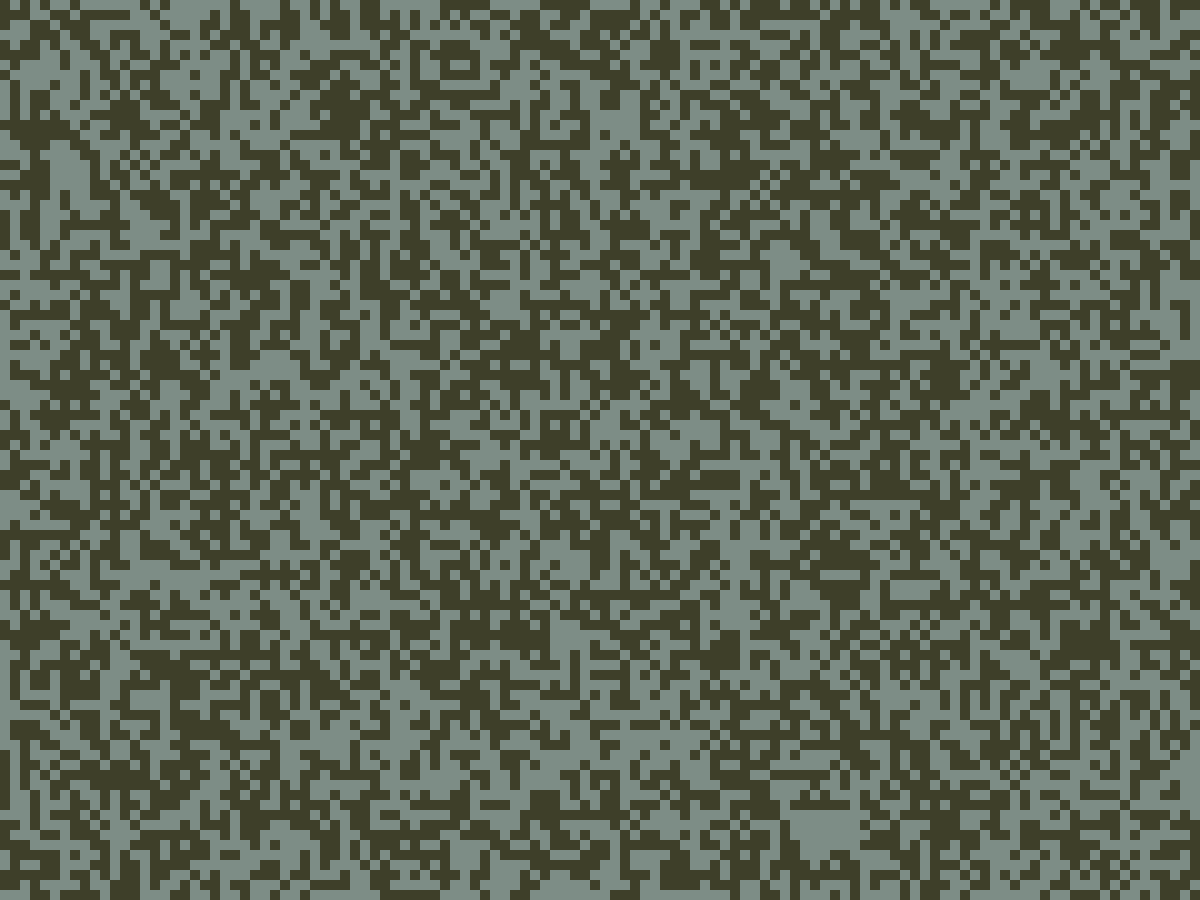
Frame 1 (no input)
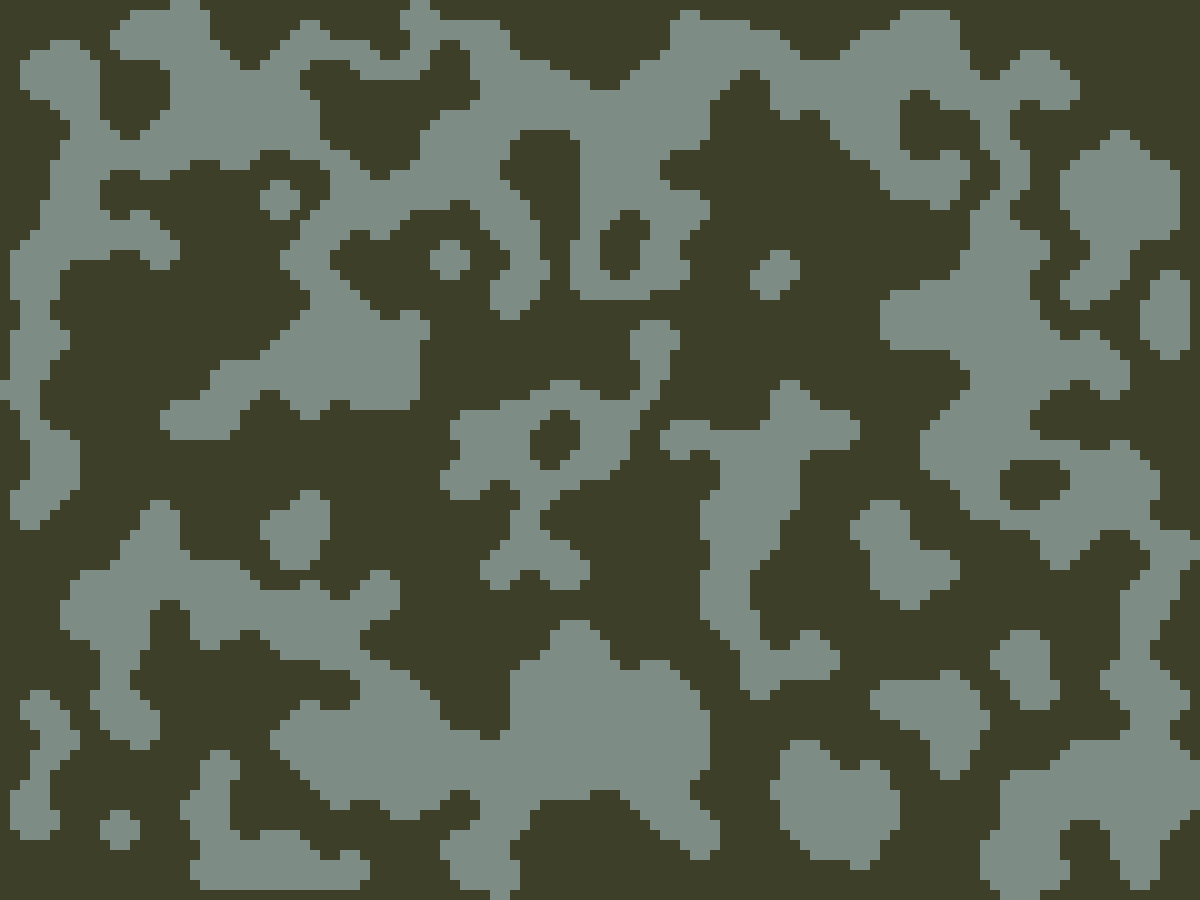
Frame 60 (the mouse pressed at the canvas centre just before this capture)
Frame 120 (the mouse held since frame 60 and released just before this capture): identical to frame 60, image omitted

The Processing sketch that drew these frames (run headless with seeded random() and noise(); from frame 60 on, the mouse is pressed at the canvas centre):

// Processing sketch: CellularAutomataTerrain
// ── CellularAutomataTerrain.pde
float cellSize = 10;

int[][] board;

void setup() {
  size(1200, 900);
  
  int rows = (int)(height / cellSize);
  int cols = (int)(width / cellSize);
  
  board = new int[rows][cols];
  for (int i = 0; i < rows; ++i) {
    for (int j = 0; j < cols; ++j) {
      board[i][j] = random(1) < 0.5? 1 : 0;
    }
  }
  
  noStroke();
}

void draw() {
  for (int i = 0; i < board.length; ++i) {
    for (int j = 0; j < board[i].length; ++j) {
      if (board[i][j] == 1) {
        fill(125, 141, 134);
      } else {
        fill(62, 63, 41);
      }
      //fill(board[i][j] * 255);
      rect(j * cellSize, i * cellSize, cellSize, cellSize);
    }
  }
  
  update();
}

void keyPressed() {
  if (key == ' ') {
    save("ca.png");
  }
}

int neighborSum(int i, int j) {
  int sum = 0;
  
  for (int iIncrement = -1; iIncrement <= 1; ++iIncrement) {
    for (int jIncrement = -1; jIncrement <= 1; ++jIncrement) {
      if (iIncrement == 0 && jIncrement == 0) continue;
      int neighborI = i + iIncrement;
      int neighborJ = j + jIncrement;
      
      if (neighborI < 0 || neighborI >= board.length) continue;
      if (neighborJ < 0 || neighborJ >= board[0].length) continue;
      
      sum += board[neighborI][neighborJ];
    }
  }
  
  return sum;
}

void update() {
  int[][] nextGenerationBoard = new int[board.length][board[0].length];
  for (int i = 0; i < board.length; ++i) {
    for (int j = 0; j < board[i].length; ++j) {
      if (board[i][j] == 1 && neighborSum(i, j) >= 4) nextGenerationBoard[i][j] = 1;
      else if (board[i][j] == 0 && neighborSum(i, j) >= 5) nextGenerationBoard[i][j] = 1;
      else nextGenerationBoard[i][j] = 0;
    }
  }
  
  board = nextGenerationBoard;
}
